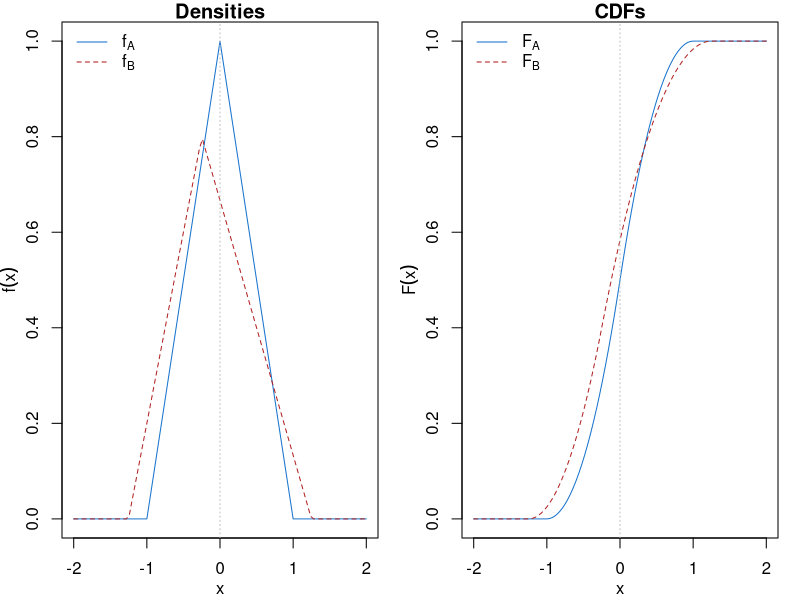

Generate this figure with R:
# Explaining the triangular distributions

# Simply using uniform distributions would also work, but would be more boring -
# for those distributions, the dominating alternative would have to dominate in
# a way that FOSD would also order.  It is possible to find triangular
# alternatives that respect LASD but not FOSD because they cross.

dtri <- function(x, lo, mid, hi) {
  d <- ifelse(x < lo, 0, ifelse(lo <= x & x < mid, 
              2 * (x - lo) / ((hi - lo) * (mid - lo)), 
              ifelse(mid <= x & x < hi, 
                      2 * (hi - x) / ((hi - lo) * (hi - mid)), 0)))
  return(d)
}

ptri <- function(q, lo, mid, hi) {
  p <- ifelse(q < lo, 0, ifelse(lo <= q & q < mid, 
              (q - lo)^2 / ((hi - lo) * (mid - lo)),
              ifelse(mid <= q & q < hi, 
                      1 - (hi - q)^2 / ((hi - lo) * (hi - mid)), 1)))
  return(p)
}

rtri <- function(n, lo, mid, hi) {
  Fmid <- (mid - lo) / (hi - lo)
  U <- runif(n)
  sam <- ifelse(U < Fmid, lo + sqrt(U * (hi - lo) * (mid - lo)),
                hi - sqrt((1 - U) * (hi - lo) * (hi - mid)))
  return(sam)
}

#n <- 1000
#L <- -1
#M <- 0
#H <- 1
#sam <- rtri(n, L, M, H)
#
#par(mfrow = c(2, 1), mar = c(3.1, 3.1, 1.1, 1.1), mgp = 2:0)
#hist(sam, freq = FALSE)
#curve(dtri(x, L, M, H), add = TRUE, col = "blue")
#plot(ecdf(sam), do.points = FALSE)
#curve(ptri(x, L, M, H), add = TRUE, col = "blue")

# Here is how alternative distributions look.
loA <- -1
midA <- 0
hiA <- 1

eps <- 0.25
loB <- loA - eps
midB <- midA - eps
hiB <- hiA + eps
# makes the mean of the B distribution -eps / 3.
cvec <- c("dodgerblue3", "firebrick")

pdf(file = "pics_triangle.pdf", width = 6, height = 3)
par(mfrow = c(1, 2), mar = c(3.1, 3.1, 1.1, 1.1), mgp = 2:0)
par(mfrow = c(1, 2), mar = c(3.1, 3.1, 1.1, 1.1), mgp = 2:0)
curve(dtri(x, loA, midA, hiA), from = -2, to = 2, col = cvec[1], lty = 1,
      ylab = expression(f(x)), main = "Densities")
curve(dtri(x, loB, midB, hiB), add = TRUE, col = cvec[2], lty = 2)
abline(v = 0, lty = 3, col = "gray")
legend("topleft", legend = c(expression(f[A]), expression(f[B])), lty = 1:2,
        col = cvec, bty = "n")

curve(ptri(x, loA, midA, hiA), from = -2, to = 2, col = cvec[1], lty = 1,
      ylab = expression(F(x)), main = "CDFs")
curve(ptri(x, loB, midB, hiB), add = TRUE, col = cvec[2], lty = 2)
abline(v = 0, lty = 3, col = "gray")
legend("topleft", legend = c(expression(F[A]), expression(F[B])), lty = 1:2,
        col = cvec, bty = "n")
dev.off()

#t2fun <- function(x, lA, mA, hA, lB, mB, hB) {
#  t21 <- ptri(-x, lA, mA, hA) - ptri(-x, lB, mB, hB)
#  t22 <- ptri(-x, lA, mA, hA) - ptri(-x, lB, mB, hB) + 
#          ptri(x, lA, mA, hA) - ptri(x, lB, mB, hB)
#  return(list(t21 = t21, t22 = t22))
#}
#
#curve(t2fun(x, loA, midA, hiA, loB, midB, hiB)$t21, from = 0, to = 2)
#abline(h = 0, lty = 3, col = "gray")
#curve(t2fun(x, loA, midA, hiA, loB, midB, hiB)$t22, from = 0, to = 2)
#abline(h = 0, lty = 3, col = "gray")


